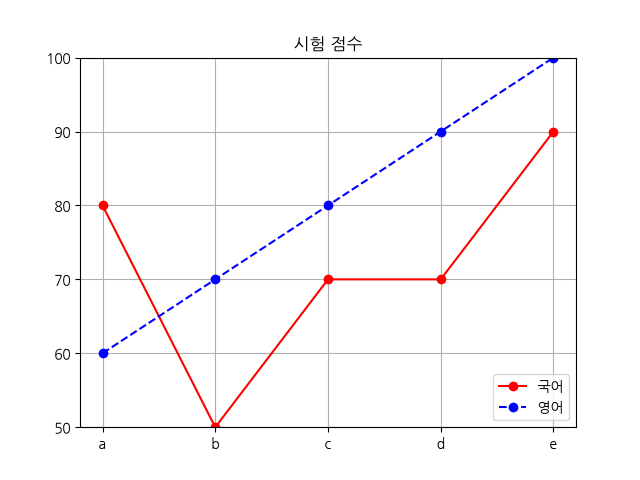

The Python source for this figure:
# matplotlib : 플로팅 라이브러리. 그래프 작성을 위한 다양한 함수를 지원한다
# 데이터 시각화는 복잡하고 방대한 양의 데이터를 차트, 그래프, 지도 등의
# 시각적 형태로 표현하여 정보를 직관적으로 이해하고 빠른 의사결정을 돕는다.

# 시각화의 중요성 ...

import numpy as np
import matplotlib.pyplot as plt
plt.rc('font', family='malgun gothic')  # 한글 깨짐 방지, 이걸 쓰면 음수가 깨짐
plt.rcParams['axes.unicode_minus'] = False  # 음수 깨짐 방지
import koreanize_matplotlib     # 위의 두 줄을 대체할 수 있는 방법

x = ['서울', '인천', '수원']    # 그래프 x축에 값은 사실상 인덱스임, 서울, 인천, 수원이 x축에 표시되는게 아님. 실제로 찍히는 것은 각각의 리스트 번호 0,1,2
y = [5, 3, 7]    # list O
y = (5, 3, 7)    # tuple O
# y = {5, 3, 7}  # set x

# plt.xlabel('지역명')
# plt.ylabel('투자액')
# plt.xlim([-1, 3])   # 축의 min, max 값을 lim으로 지정할 수 있다.
# plt.ylim([0,10])
# plt.yticks(list(range(0, 11, 3)))   # ticks(눈금)을 지정해 줄 수 있다.
# plt.plot(x, y)
# plt.show()

# data = np.arange(1, 11, 2)
# plt.plot(data)  # x축의 구간은 자동 설정
# x = [0,1,2,3,4]
# for a, b in zip(x, data):
#     plt.text(x = a, y = b, s = str(b))
# plt.show()

x = np.arange(10)
y = np.sin(x)
print(x, y)
# plt.plot(x, y)
# plt.plot(x, y, 'bo')    # color, marker 지정. (파란색 점)
plt.plot(x, y, 'go--', linewidth=2, markersize=12)  # 초록색 동그라미, 점선도 표시, marker 사이즈는 크게.
plt.show()

# hold : 복수의 plot으로 여러 개의 차트를 겹쳐 그리는 것.
x = np.arange(0, np.pi * 3, 0.1)
print(x)
y_cos = np.cos(x)
y_sin = np.sin(x)
plt.figure(figsize=(10, 5)) # 그래프의 전체 크기 지정 (w, h)
plt.plot(x, y_sin, 'r') # 선 그래프
plt.scatter(x, y_cos)   # 산점도 그래프
plt.legend(['사인','코사인'])   # 범례
plt.show()

print()
# subplot : 하나의 figure를 여러 개의 Axes(plot)으로 나누가
plt.subplot(2, 1, 1)    # 1행
plt.plot(x, y_sin)
plt.title('sin')
plt.subplot(2, 1, 2)    # 2행
plt.plot(x, y_cos)
plt.title('cos')
plt.show()

print()
irum = ['a', 'b', 'c', 'd', 'e']
kor = [80, 50, 70, 70, 90]
eng = [60, 70, 80, 90, 100]
plt.plot(irum, kor, 'ro-')
plt.plot(irum, eng, 'bo--')
plt.ylim([50, 100])
plt.title('시험 점수')
plt.legend(['국어', '영어'], loc=4) # loc : 범례의 위치 지정
plt.grid(True)

# 그래프를 이미지 파일로 저장하기
fig = plt.gcf()
plt.show()
fig.savefig('mplot1.png')

# 이미지 읽기
from matplotlib.pyplot import imread
img = imread('mplot1.png')
plt.imshow(img)
plt.show()
